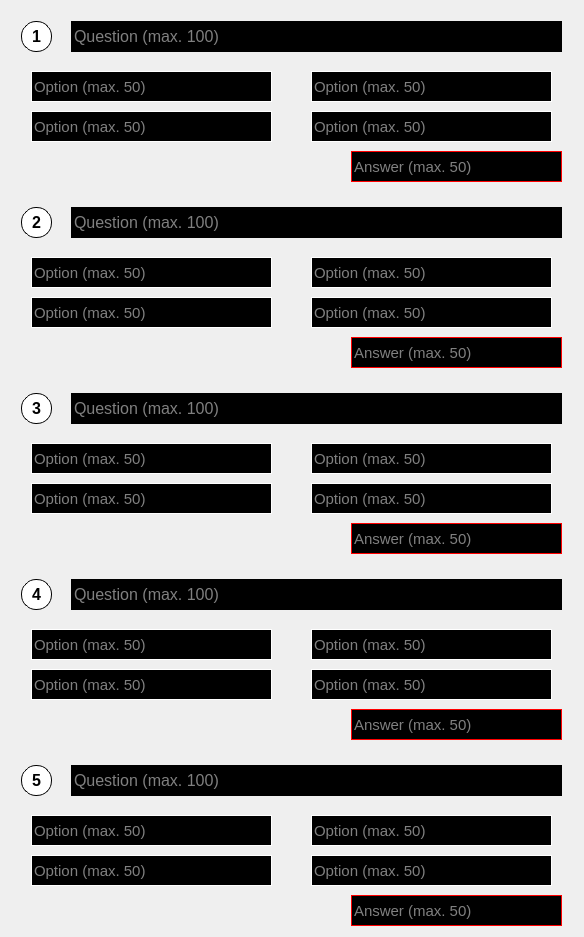
        <widget class="QWidget" name="scrollAreaWidgetContents_3">
         <property name="geometry">
          <rect>
           <x>0</x>
           <y>0</y>
           <width>584</width>
           <height>933</height>
          </rect>
         </property>
         <layout class="QVBoxLayout" name="verticalLayout_5">
          <property name="spacing">
           <number>15</number>
          </property>
          <item>
           <widget class="QFrame" name="question_1">
            <property name="sizePolicy">
             <sizepolicy hsizetype="Preferred" vsizetype="Preferred">
              <horstretch>0</horstretch>
              <verstretch>0</verstretch>
             </sizepolicy>
            </property>
            <property name="minimumSize">
             <size>
              <width>561</width>
              <height>171</height>
             </size>
            </property>
            <property name="maximumSize">
             <size>
              <width>561</width>
              <height>171</height>
             </size>
            </property>
            <property name="styleSheet">
             <string notr="true">border-top-left-radius : 0px;
border-top-right-radius : 0px;</string>
            </property>
            <property name="frameShape">
             <enum>QFrame::StyledPanel</enum>
            </property>
            <property name="frameShadow">
             <enum>QFrame::Raised</enum>
            </property>
            <widget class="QLabel" name="label">
             <property name="geometry">
              <rect>
               <x>10</x>
               <y>10</y>
               <width>31</width>
               <height>31</height>
              </rect>
             </property>
             <property name="font">
              <font>
               <pointsize>12</pointsize>
               <weight>75</weight>
               <bold>true</bold>
              </font>
             </property>
             <property name="styleSheet">
              <string notr="true">border: 1px solid black;
background-color: rgb(255, 255, 255);
border-style: outset;
border-radius: 15px;
padding: 4px;</string>
             </property>
             <property name="text">
              <string>1</string>
             </property>
             <property name="alignment">
              <set>Qt::AlignCenter</set>
             </property>
            </widget>
            <widget class="QLineEdit" name="lineEdit_2">
             <property name="geometry">
              <rect>
               <x>60</x>
               <y>10</y>
               <width>491</width>
               <height>31</height>
              </rect>
             </property>
             <property name="font">
              <font>
               <pointsize>12</pointsize>
              </font>
             </property>
             <property name="styleSheet">
              <string notr="true">background-color: rgb(0, 0, 0);
color: rgb(255, 255, 255);
border: 1px solid black;</string>
             </property>
             <property name="text">
              <string/>
             </property>
             <property name="dragEnabled">
              <bool>false</bool>
             </property>
             <property name="readOnly">
              <bool>false</bool>
             </property>
             <property name="placeholderText">
              <string>Question (max. 100)</string>
             </property>
             <property name="clearButtonEnabled">
              <bool>false</bool>
             </property>
            </widget>
            <widget class="QLineEdit" name="lineEdit_3">
             <property name="geometry">
              <rect>
               <x>20</x>
               <y>60</y>
               <width>241</width>
               <height>31</height>
              </rect>
             </property>
             <property name="font">
              <font>
               <pointsize>11</pointsize>
              </font>
             </property>
             <property name="styleSheet">
              <string notr="true">background-color: rgb(0, 0, 0);
color: rgb(255, 255, 255);
border: 1px solid white;</string>
             </property>
             <property name="placeholderText">
              <string>Option (max. 50)</string>
             </property>
            </widget>
            <widget class="QLineEdit" name="lineEdit_4">
             <property name="geometry">
              <rect>
               <x>300</x>
               <y>60</y>
               <width>241</width>
               <height>31</height>
              </rect>
             </property>
             <property name="font">
              <font>
               <pointsize>11</pointsize>
              </font>
             </property>
             <property name="styleSheet">
              <string notr="true">background-color: rgb(0, 0, 0);
color: rgb(255, 255, 255);
border: 1px solid white;</string>
             </property>
             <property name="placeholderText">
              <string>Option (max. 50)</string>
             </property>
            </widget>
            <widget class="QLineEdit" name="lineEdit_5">
             <property name="geometry">
              <rect>
               <x>20</x>
               <y>100</y>
               <width>241</width>
               <height>31</height>
              </rect>
             </property>
             <property name="font">
              <font>
               <pointsize>11</pointsize>
              </font>
             </property>
             <property name="styleSheet">
              <string notr="true">background-color: rgb(0, 0, 0);
color: rgb(255, 255, 255);
border: 1px solid white;</string>
             </property>
             <property name="placeholderText">
              <string>Option (max. 50)</string>
             </property>
            </widget>
            <widget class="QLineEdit" name="lineEdit_6">
             <property name="geometry">
              <rect>
               <x>300</x>
               <y>100</y>
               <width>241</width>
               <height>31</height>
              </rect>
             </property>
             <property name="font">
              <font>
               <pointsize>11</pointsize>
              </font>
             </property>
             <property name="styleSheet">
              <string notr="true">background-color: rgb(0, 0, 0);
color: rgb(255, 255, 255);
border: 1px solid white;</string>
             </property>
             <property name="placeholderText">
              <string>Option (max. 50)</string>
             </property>
            </widget>
            <widget class="QLineEdit" name="lineEdit_7">
             <property name="geometry">
              <rect>
               <x>340</x>
               <y>140</y>
               <width>211</width>
               <height>31</height>
              </rect>
             </property>
             <property name="font">
              <font>
               <pointsize>11</pointsize>
              </font>
             </property>
             <property name="styleSheet">
              <string notr="true">background-color: rgb(0, 0, 0);
color: rgb(255, 255, 255);
border: 1px solid red;</string>
             </property>
             <property name="placeholderText">
              <string>Answer (max. 50)</string>
             </property>
            </widget>
           </widget>
          </item>
          <item>
           <widget class="QFrame" name="question_3">
            <property name="sizePolicy">
             <sizepolicy hsizetype="Preferred" vsizetype="Preferred">
              <horstretch>0</horstretch>
              <verstretch>0</verstretch>
             </sizepolicy>
            </property>
            <property name="minimumSize">
             <size>
              <width>561</width>
              <height>171</height>
             </size>
            </property>
            <property name="maximumSize">
             <size>
              <width>561</width>
              <height>171</height>
             </size>
            </property>
            <property name="styleSheet">
             <string notr="true">border-top-left-radius : 0px;
border-top-right-radius : 0px;</string>
            </property>
            <property name="frameShape">
             <enum>QFrame::StyledPanel</enum>
            </property>
            <property name="frameShadow">
             <enum>QFrame::Raised</enum>
            </property>
            <widget class="QLabel" name="label_3">
             <property name="geometry">
              <rect>
               <x>10</x>
               <y>10</y>
               <width>31</width>
               <height>31</height>
              </rect>
             </property>
             <property name="font">
              <font>
               <pointsize>12</pointsize>
               <weight>75</weight>
               <bold>true</bold>
              </font>
             </property>
             <property name="styleSheet">
              <string notr="true">border: 1px solid black;
background-color: rgb(255, 255, 255);
border-style: outset;
border-radius: 15px;
padding: 4px;</string>
             </property>
             <property name="text">
              <string>2</string>
             </property>
             <property name="alignment">
              <set>Qt::AlignCenter</set>
             </property>
            </widget>
            <widget class="QLineEdit" name="lineEdit_14">
             <property name="geometry">
              <rect>
               <x>60</x>
               <y>10</y>
               <width>491</width>
               <height>31</height>
              </rect>
             </property>
             <property name="font">
              <font>
               <pointsize>12</pointsize>
              </font>
             </property>
             <property name="styleSheet">
              <string notr="true">background-color: rgb(0, 0, 0);
color: rgb(255, 255, 255);
border: 1px solid black;</string>
             </property>
             <property name="placeholderText">
              <string>Question (max. 100)</string>
             </property>
            </widget>
            <widget class="QLineEdit" name="lineEdit_15">
             <property name="geometry">
              <rect>
               <x>20</x>
               <y>60</y>
               <width>241</width>
               <height>31</height>
              </rect>
             </property>
             <property name="font">
              <font>
               <pointsize>11</pointsize>
              </font>
             </property>
             <property name="styleSheet">
              <string notr="true">background-color: rgb(0, 0, 0);
color: rgb(255, 255, 255);
border: 1px solid white;</string>
             </property>
             <property name="placeholderText">
              <string>Option (max. 50)</string>
             </property>
            </widget>
            <widget class="QLineEdit" name="lineEdit_16">
             <property name="geometry">
              <rect>
               <x>300</x>
               <y>60</y>
               <width>241</width>
               <height>31</height>
              </rect>
             </property>
             <property name="font">
              <font>
               <pointsize>11</pointsize>
              </font>
             </property>
             <property name="styleSheet">
              <string notr="true">background-color: rgb(0, 0, 0);
color: rgb(255, 255, 255);
border: 1px solid white;</string>
             </property>
             <property name="placeholderText">
              <string>Option (max. 50)</string>
             </property>
            </widget>
            <widget class="QLineEdit" name="lineEdit_17">
             <property name="geometry">
              <rect>
               <x>20</x>
               <y>100</y>
               <width>241</width>
               <height>31</height>
              </rect>
             </property>
             <property name="font">
              <font>
               <pointsize>11</pointsize>
              </font>
             </property>
             <property name="styleSheet">
              <string notr="true">background-color: rgb(0, 0, 0);
color: rgb(255, 255, 255);
border: 1px solid white;</string>
             </property>
             <property name="placeholderText">
              <string>Option (max. 50)</string>
             </property>
            </widget>
            <widget class="QLineEdit" name="lineEdit_18">
             <property name="geometry">
              <rect>
               <x>300</x>
               <y>100</y>
               <width>241</width>
               <height>31</height>
              </rect>
             </property>
             <property name="font">
              <font>
               <pointsize>11</pointsize>
              </font>
             </property>
             <property name="styleSheet">
              <string notr="true">background-color: rgb(0, 0, 0);
color: rgb(255, 255, 255);
border: 1px solid white;</string>
             </property>
             <property name="placeholderText">
              <string>Option (max. 50)</string>
             </property>
            </widget>
            <widget class="QLineEdit" name="lineEdit_19">
             <property name="geometry">
              <rect>
               <x>340</x>
               <y>140</y>
               <width>211</width>
               <height>31</height>
              </rect>
             </property>
             <property name="font">
              <font>
               <pointsize>11</pointsize>
              </font>
             </property>
             <property name="styleSheet">
              <string notr="true">background-color: rgb(0, 0, 0);
color: rgb(255, 255, 255);
border: 1px solid red;</string>
             </property>
             <property name="placeholderText">
              <string>Answer (max. 50)</string>
             </property>
            </widget>
           </widget>
          </item>
          <item>
           <widget class="QFrame" name="question_2">
            <property name="sizePolicy">
             <sizepolicy hsizetype="Preferred" vsizetype="Preferred">
              <horstretch>0</horstretch>
              <verstretch>0</verstretch>
             </sizepolicy>
            </property>
            <property name="minimumSize">
             <size>
              <width>561</width>
              <height>171</height>
             </size>
            </property>
            <property name="maximumSize">
             <size>
              <width>561</width>
              <height>171</height>
             </size>
            </property>
            <property name="styleSheet">
             <string notr="true">border-top-left-radius : 0px;
border-top-right-radius : 0px;</string>
            </property>
            <property name="frameShape">
             <enum>QFrame::StyledPanel</enum>
            </property>
            <property name="frameShadow">
             <enum>QFrame::Raised</enum>
            </property>
            <widget class="QLabel" name="label_2">
             <property name="geometry">
              <rect>
               <x>10</x>
               <y>10</y>
               <width>31</width>
               <height>31</height>
              </rect>
             </property>
             <property name="font">
              <font>
               <pointsize>12</pointsize>
               <weight>75</weight>
               <bold>true</bold>
              </font>
             </property>
             <property name="styleSheet">
              <string notr="true">border: 1px solid black;
background-color: rgb(255, 255, 255);
border-style: outset;
border-radius: 15px;
padding: 4px;</string>
             </property>
             <property name="text">
              <string>3</string>
             </property>
             <property name="alignment">
              <set>Qt::AlignCenter</set>
             </property>
            </widget>
            <widget class="QLineEdit" name="lineEdit_8">
             <property name="geometry">
              <rect>
               <x>60</x>
               <y>10</y>
               <width>491</width>
               <height>31</height>
              </rect>
             </property>
             <property name="font">
              <font>
               <pointsize>12</pointsize>
              </font>
             </property>
             <property name="styleSheet">
              <string notr="true">background-color: rgb(0, 0, 0);
color: rgb(255, 255, 255);
border: 1px solid black;</string>
             </property>
             <property name="placeholderText">
              <string>Question (max. 100)</string>
             </property>
            </widget>
            <widget class="QLineEdit" name="lineEdit_9">
             <property name="geometry">
              <rect>
               <x>20</x>
               <y>60</y>
               <width>241</width>
               <height>31</height>
              </rect>
             </property>
             <property name="font">
              <font>
               <pointsize>11</pointsize>
              </font>
             </property>
             <property name="styleSheet">
              <string notr="true">background-color: rgb(0, 0, 0);
color: rgb(255, 255, 255);
border: 1px solid white;</string>
             </property>
             <property name="placeholderText">
              <string>Option (max. 50)</string>
             </property>
            </widget>
            <widget class="QLineEdit" name="lineEdit_10">
             <property name="geometry">
              <rect>
               <x>300</x>
               <y>60</y>
               <width>241</width>
               <height>31</height>
              </rect>
             </property>
             <property name="font">
              <font>
               <pointsize>11</pointsize>
              </font>
             </property>
             <property name="styleSheet">
              <string notr="true">background-color: rgb(0, 0, 0);
color: rgb(255, 255, 255);
border: 1px solid white;</string>
             </property>
             <property name="placeholderText">
              <string>Option (max. 50)</string>
             </property>
            </widget>
            <widget class="QLineEdit" name="lineEdit_11">
             <property name="geometry">
              <rect>
               <x>20</x>
               <y>100</y>
               <width>241</width>
               <height>31</height>
              </rect>
             </property>
             <property name="font">
              <font>
               <pointsize>11</pointsize>
              </font>
             </property>
             <property name="styleSheet">
              <string notr="true">background-color: rgb(0, 0, 0);
color: rgb(255, 255, 255);
border: 1px solid white;</string>
             </property>
             <property name="placeholderText">
              <string>Option (max. 50)</string>
             </property>
            </widget>
            <widget class="QLineEdit" name="lineEdit_12">
             <property name="geometry">
              <rect>
               <x>300</x>
               <y>100</y>
               <width>241</width>
               <height>31</height>
              </rect>
             </property>
             <property name="font">
              <font>
               <pointsize>11</pointsize>
              </font>
             </property>
             <property name="styleSheet">
              <string notr="true">background-color: rgb(0, 0, 0);
color: rgb(255, 255, 255);
border: 1px solid white;</string>
             </property>
             <property name="placeholderText">
              <string>Option (max. 50)</string>
             </property>
            </widget>
            <widget class="QLineEdit" name="lineEdit_13">
             <property name="geometry">
              <rect>
               <x>340</x>
               <y>140</y>
               <width>211</width>
               <height>31</height>
              </rect>
             </property>
             <property name="font">
              <font>
               <pointsize>11</pointsize>
              </font>
             </property>
             <property name="styleSheet">
              <string notr="true">background-color: rgb(0, 0, 0);
color: rgb(255, 255, 255);
border: 1px solid red;</string>
             </property>
             <property name="placeholderText">
              <string>Answer (max. 50)</string>
             </property>
            </widget>
           </widget>
          </item>
          <item>
           <widget class="QFrame" name="question_4">
            <property name="sizePolicy">
             <sizepolicy hsizetype="Preferred" vsizetype="Preferred">
              <horstretch>0</horstretch>
              <verstretch>0</verstretch>
             </sizepolicy>
            </property>
            <property name="minimumSize">
             <size>
              <width>561</width>
              <height>171</height>
             </size>
            </property>
            <property name="maximumSize">
             <size>
              <width>561</width>
              <height>171</height>
             </size>
            </property>
            <property name="styleSheet">
             <string notr="true">border-top-left-radius : 0px;
border-top-right-radius : 0px;</string>
            </property>
            <property name="frameShape">
             <enum>QFrame::StyledPanel</enum>
            </property>
            <property name="frameShadow">
             <enum>QFrame::Raised</enum>
            </property>
            <widget class="QLabel" name="label_4">
             <property name="geometry">
              <rect>
               <x>10</x>
               <y>10</y>
               <width>31</width>
               <height>31</height>
              </rect>
             </property>
             <property name="font">
              <font>
               <pointsize>12</pointsize>
               <weight>75</weight>
               <bold>true</bold>
              </font>
             </property>
             <property name="styleSheet">
              <string notr="true">border: 1px solid black;
background-color: rgb(255, 255, 255);
border-style: outset;
border-radius: 15px;
padding: 4px;</string>
             </property>
             <property name="text">
              <string>4</string>
             </property>
             <property name="alignment">
              <set>Qt::AlignCenter</set>
             </property>
            </widget>
            <widget class="QLineEdit" name="lineEdit_20">
             <property name="geometry">
              <rect>
               <x>60</x>
               <y>10</y>
               <width>491</width>
               <height>31</height>
              </rect>
             </property>
             <property name="font">
              <font>
               <pointsize>12</pointsize>
              </font>
             </property>
             <property name="styleSheet">
              <string notr="true">background-color: rgb(0, 0, 0);
color: rgb(255, 255, 255);
border: 1px solid black;</string>
             </property>
             <property name="placeholderText">
              <string>Question (max. 100)</string>
             </property>
            </widget>
            <widget class="QLineEdit" name="lineEdit_21">
             <property name="geometry">
              <rect>
               <x>20</x>
               <y>60</y>
               <width>241</width>
               <height>31</height>
              </rect>
             </property>
             <property name="font">
              <font>
               <pointsize>11</pointsize>
              </font>
             </property>
             <property name="styleSheet">
              <string notr="true">background-color: rgb(0, 0, 0);
color: rgb(255, 255, 255);
border: 1px solid white;</string>
             </property>
             <property name="placeholderText">
              <string>Option (max. 50)</string>
             </property>
            </widget>
            <widget class="QLineEdit" name="lineEdit_22">
             <property name="geometry">
              <rect>
               <x>300</x>
               <y>60</y>
               <width>241</width>
               <height>31</height>
              </rect>
             </property>
             <property name="font">
              <font>
               <pointsize>11</pointsize>
              </font>
             </property>
             <property name="styleSheet">
              <string notr="true">background-color: rgb(0, 0, 0);
color: rgb(255, 255, 255);
border: 1px solid white;</string>
             </property>
             <property name="placeholderText">
              <string>Option (max. 50)</string>
             </property>
            </widget>
            <widget class="QLineEdit" name="lineEdit_23">
             <property name="geometry">
              <rect>
               <x>20</x>
               <y>100</y>
               <width>241</width>
               <height>31</height>
              </rect>
             </property>
             <property name="font">
              <font>
               <pointsize>11</pointsize>
              </font>
             </property>
             <property name="styleSheet">
              <string notr="true">background-color: rgb(0, 0, 0);
color: rgb(255, 255, 255);
border: 1px solid white;</string>
             </property>
             <property name="placeholderText">
              <string>Option (max. 50)</string>
             </property>
            </widget>
            <widget class="QLineEdit" name="lineEdit_24">
             <property name="geometry">
              <rect>
               <x>300</x>
               <y>100</y>
               <width>241</width>
               <height>31</height>
              </rect>
             </property>
             <property name="font">
              <font>
               <pointsize>11</pointsize>
              </font>
             </property>
             <property name="styleSheet">
              <string notr="true">background-color: rgb(0, 0, 0);
color: rgb(255, 255, 255);
border: 1px solid white;</string>
             </property>
             <property name="placeholderText">
              <string>Option (max. 50)</string>
             </property>
            </widget>
            <widget class="QLineEdit" name="lineEdit_25">
             <property name="geometry">
              <rect>
               <x>340</x>
               <y>140</y>
               <width>211</width>
               <height>31</height>
              </rect>
             </property>
             <property name="font">
              <font>
               <pointsize>11</pointsize>
              </font>
             </property>
             <property name="styleSheet">
              <string notr="true">background-color: rgb(0, 0, 0);
color: rgb(255, 255, 255);
border: 1px solid red;</string>
             </property>
             <property name="placeholderText">
              <string>Answer (max. 50)</string>
             </property>
            </widget>
           </widget>
          </item>
          <item>
           <widget class="QFrame" name="question_5">
            <property name="sizePolicy">
             <sizepolicy hsizetype="Preferred" vsizetype="Preferred">
              <horstretch>0</horstretch>
              <verstretch>0</verstretch>
             </sizepolicy>
            </property>
            <property name="minimumSize">
             <size>
              <width>561</width>
              <height>171</height>
             </size>
            </property>
            <property name="maximumSize">
             <size>
              <width>561</width>
              <height>171</height>
             </size>
            </property>
            <property name="styleSheet">
             <string notr="true">border-top-left-radius : 0px;
border-top-right-radius : 0px;</string>
            </property>
            <property name="frameShape">
             <enum>QFrame::StyledPanel</enum>
            </property>
            <property name="frameShadow">
             <enum>QFrame::Raised</enum>
            </property>
            <widget class="QLabel" name="label_5">
             <property name="geometry">
              <rect>
               <x>10</x>
               <y>10</y>
               <width>31</width>
               <height>31</height>
              </rect>
             </property>
             <property name="font">
              <font>
               <pointsize>12</pointsize>
               <weight>75</weight>
               <bold>true</bold>
              </font>
             </property>
             <property name="styleSheet">
              <string notr="true">border: 1px solid black;
background-color: rgb(255, 255, 255);
border-style: outset;
border-radius: 15px;
padding: 4px;</string>
             </property>
             <property name="text">
              <string>5</string>
             </property>
             <property name="alignment">
              <set>Qt::AlignCenter</set>
             </property>
            </widget>
            <widget class="QLineEdit" name="lineEdit_26">
             <property name="geometry">
              <rect>
               <x>60</x>
               <y>10</y>
               <width>491</width>
               <height>31</height>
              </rect>
             </property>
             <property name="font">
              <font>
               <pointsize>12</pointsize>
              </font>
             </property>
             <property name="styleSheet">
              <string notr="true">background-color: rgb(0, 0, 0);
color: rgb(255, 255, 255);
border: 1px solid black;</string>
             </property>
             <property name="placeholderText">
              <string>Question (max. 100)</string>
             </property>
            </widget>
            <widget class="QLineEdit" name="lineEdit_27">
             <property name="geometry">
              <rect>
               <x>20</x>
               <y>60</y>
               <width>241</width>
               <height>31</height>
              </rect>
             </property>
             <property name="font">
              <font>
               <pointsize>11</pointsize>
              </font>
             </property>
             <property name="styleSheet">
              <string notr="true">background-color: rgb(0, 0, 0);
color: rgb(255, 255, 255);
border: 1px solid white;</string>
             </property>
             <property name="placeholderText">
              <string>Option (max. 50)</string>
             </property>
            </widget>
            <widget class="QLineEdit" name="lineEdit_28">
             <property name="geometry">
              <rect>
               <x>300</x>
               <y>60</y>
               <width>241</width>
               <height>31</height>
              </rect>
             </property>
             <property name="font">
              <font>
               <pointsize>11</pointsize>
              </font>
             </property>
             <property name="styleSheet">
              <string notr="true">background-color: rgb(0, 0, 0);
color: rgb(255, 255, 255);
border: 1px solid white;</string>
             </property>
             <property name="placeholderText">
              <string>Option (max. 50)</string>
             </property>
            </widget>
            <widget class="QLineEdit" name="lineEdit_29">
             <property name="geometry">
              <rect>
               <x>20</x>
               <y>100</y>
               <width>241</width>
               <height>31</height>
              </rect>
             </property>
             <property name="font">
              <font>
               <pointsize>11</pointsize>
              </font>
             </property>
             <property name="styleSheet">
              <string notr="true">background-color: rgb(0, 0, 0);
color: rgb(255, 255, 255);
border: 1px solid white;</string>
             </property>
             <property name="placeholderText">
              <string>Option (max. 50)</string>
             </property>
            </widget>
            <widget class="QLineEdit" name="lineEdit_30">
             <property name="geometry">
              <rect>
               <x>300</x>
               <y>100</y>
               <width>241</width>
               <height>31</height>
              </rect>
             </property>
             <property name="font">
              <font>
               <pointsize>11</pointsize>
              </font>
             </property>
             <property name="styleSheet">
              <string notr="true">background-color: rgb(0, 0, 0);
color: rgb(255, 255, 255);
border: 1px solid white;</string>
             </property>
             <property name="placeholderText">
              <string>Option (max. 50)</string>
             </property>
            </widget>
            <widget class="QLineEdit" name="lineEdit_31">
             <property name="geometry">
              <rect>
               <x>340</x>
               <y>140</y>
               <width>211</width>
               <height>31</height>
              </rect>
             </property>
             <property name="font">
              <font>
               <pointsize>11</pointsize>
              </font>
             </property>
             <property name="styleSheet">
              <string notr="true">background-color: rgb(0, 0, 0);
color: rgb(255, 255, 255);
border: 1px solid red;</string>
             </property>
             <property name="placeholderText">
              <string>Answer (max. 50)</string>
             </property>
            </widget>
           </widget>
          </item>
         </layout>
        </widget>
